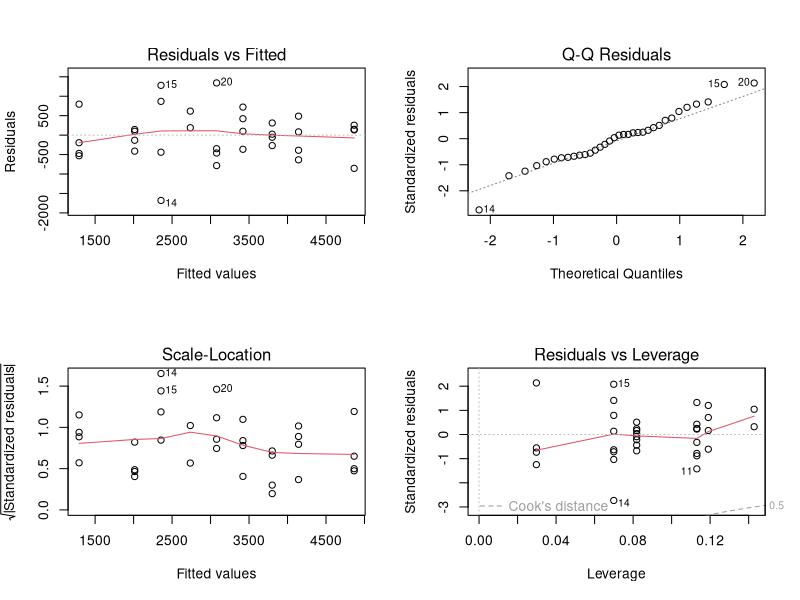
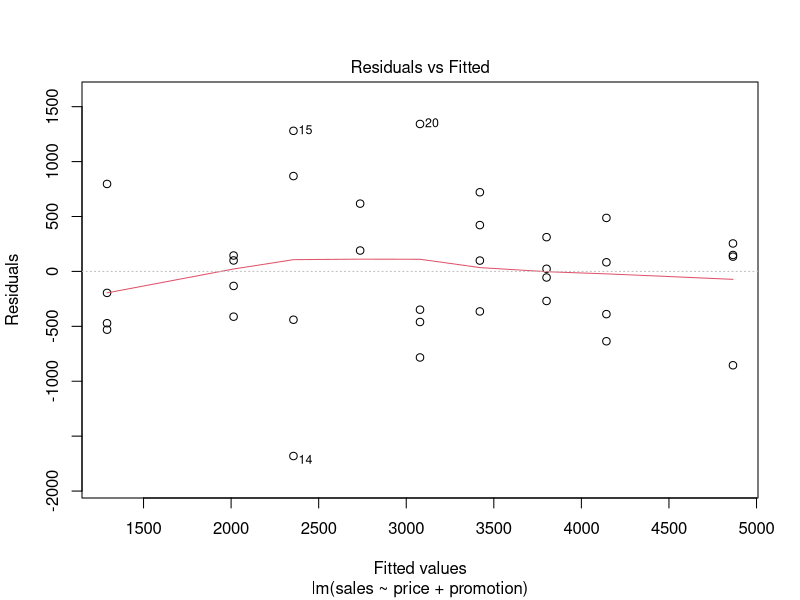
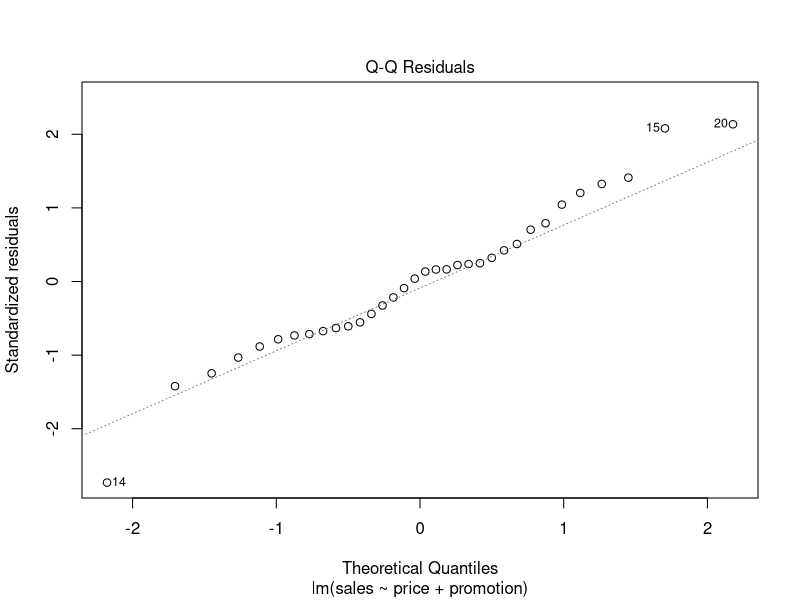
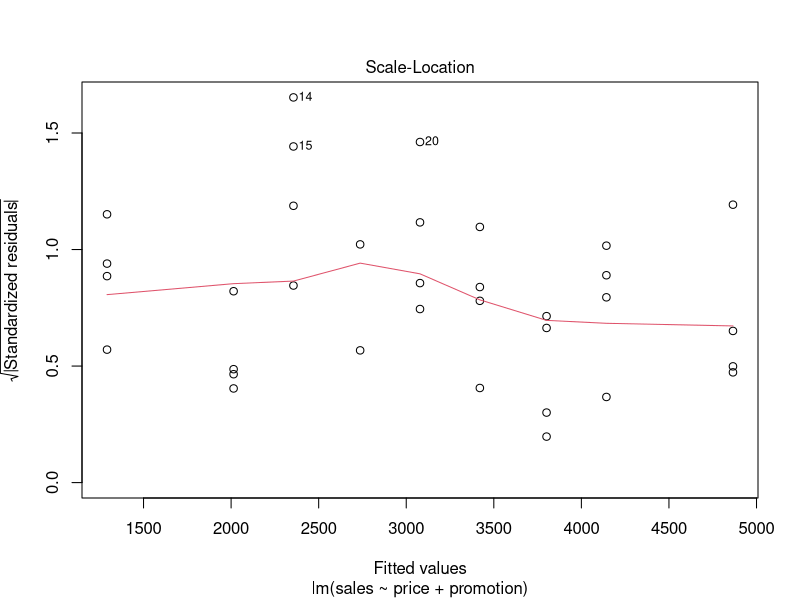
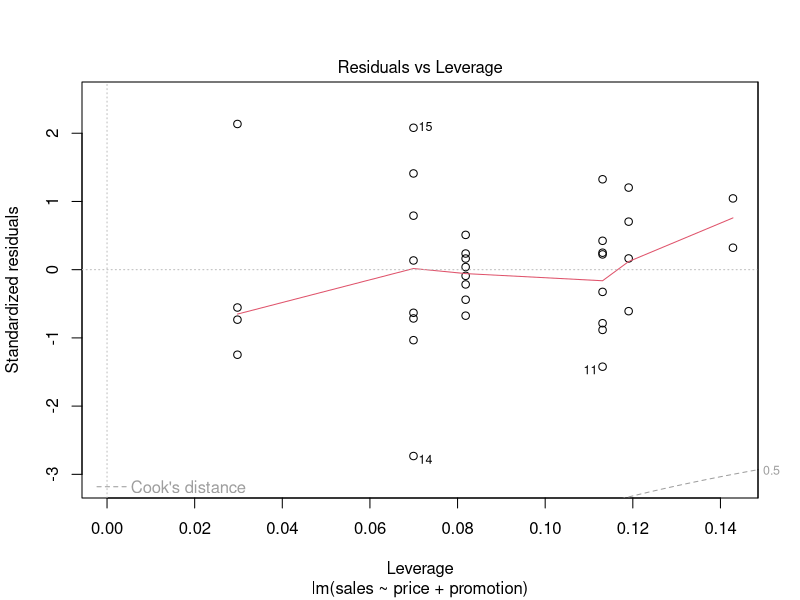
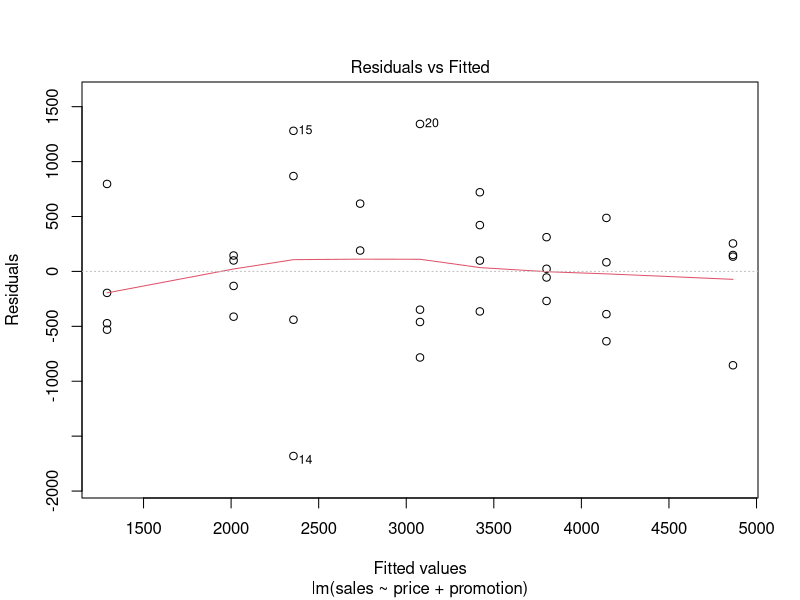
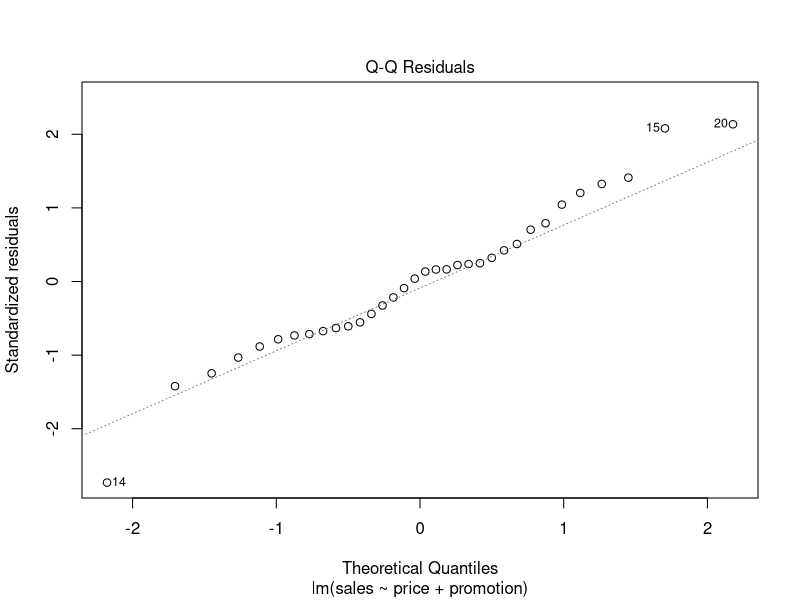
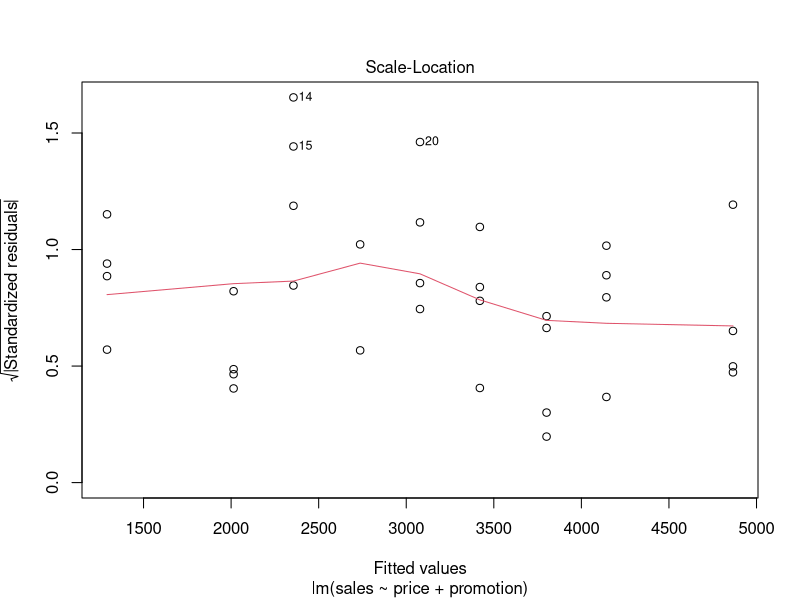

R code for these plots, in order:
sales= c(4141,3842,3056,3519,4226, 4630,3507,3754, 5000,5120,4011, 5015,1916,675, 3636,3224,2295, 2730,2618,4421, 4113,3746, 3532, 3825,1096, 761,2088,820,2114, 1882,2159,1602,3354,2927)
price = c(59,59,59,59,59,59,59,59,59,59,59,59, 79,79,79,79,79,79,79,79,79, 79,79,79,99,99, 99,99,99,99,99,99,99,99)
promotion= c(200,200,200,200,400,400,400,400, 600,600,600,600,200,200,200,200, 400,400,400,400,600,600,600,600, 200,200,200,200,400,400,400,400,600,600)
#Create a DF from 3 variables
omni1 = data.frame(sales,price,promotion)
head(omni1)

#Make one of data frames active
omni = omni1
head(omni)
str(omni)
nrow(omni)
dim(omni)
#MLR  Create Multiple Linear Regression
# we want to see how Sales Qty depend on Price and Promotion Values
fit2 = lm(sales ~ price + promotion, data=omni)

# summary statistics of model IMP STEP
summary(fit2)
#understand values : R2, AdjR2, Fstats pvalue, Coeff, ***, Residuals
#F Stats pvalue = 2.86e-10 < 0.05 : Model Exists
#At least 1 IV can be used to predict sales
names(summary(fit2))
summary(fit2)$adj.r.squared  # Adjt R2 here > .6 
#>74% of variation in sales is explained by price and promotion

#coefficients b1, b2
coef(fit2)
summary(fit2)
#price  : -53 , pvalue = 9.2e-09 < 0.05 *** : Significant
#keeping promotion constant, if price is increased by 1 unit, salesqty decreases by 53 units
#promotion  : +3.6 , pvalue = 9.82e-06 < 0.05 ***: Significant
#keeping price constant, if promotion is increased by 1 unit, salesqty increases by 3 units

fitted(fit2)#predicted sales values for input/ actual price and promtion
omni$sales #actual sales
residuals(fit2) #diff between predicted and actual sales
summary(residuals(fit2))
summary(fit2)
#Predict SalesQty for new combination of Values----

#create a dataframe of new sample values
range(omni$price) ; range(omni$promotion)
(ndata2 = data.frame(price=c(60,70,72), promotion=c(300,400,350)))
(p2sales = predict(fit2, newdata=ndata2, type='response'))
cbind(ndata2, p2sales)
head(omni)
#Assumptions
par(mfrow=c(2,2))
plot(fit2)
par(mfrow=c(1,1))
plot(fit2)
plot(fit2,which=1)  # no pattern, equal variance
plot(fit2,2)  # Residuals are normally distributed
plot(fit2,3)  # No hetero-scedascity
plot(fit2,4)  # tells outliers which affect model
omni[c(11,14,15),]

fit3 = lm(sales ~ price + promotion, data=omni[-c(11,14,15),])
plot(fit3,4)
summary(fit2)
summary(fit3)

#End of Multiple Linear Regression

#when variables are large, select only significant variables
#Model with higher R2 to be selected
#other measures of model selection : AIC, BIC, RMSE
#Dataset can be divided into train(70%) and test(30%) set to check the accuracy

#create model with t





#questions
fit2
summary(fit2)
head(omni)
cbind(omni, predict(fit2, newdata = data.frame(omni$price, omni$promotion)))
cbind(omni, fitted(fit2))
cbind(omni, fitted(fit2), omni$sales - fitted(fit2), residuals(fit2))


#divided data into parts
#training set  =70%
#test set - 30%
#
head(women)
nrow(women)
library(dplyr)
women %>% sample_frac(.7) -> train1
